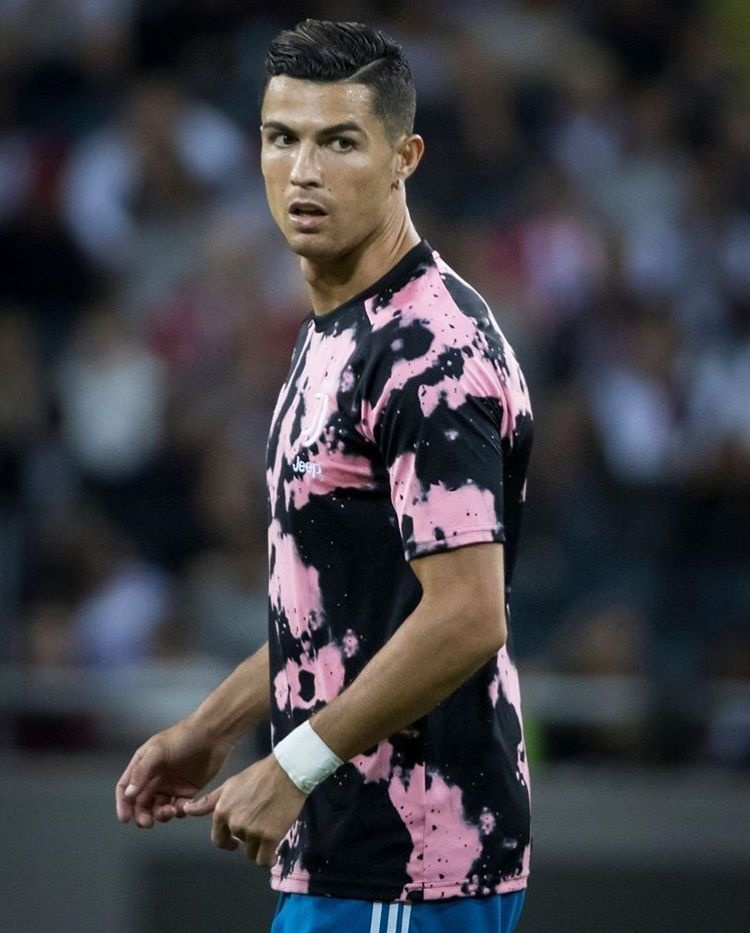
#> input picture test images/test/ronaldo2.jpg, 750 x 933 px
$ jupyter execute --allow-errors Image_classification_ML.ipynb   (shell and % lines are left out)
#> lines starting #> are read from the running program, lines starting #| are printed output that depends on the picture
ML Image classification project to identify seperatly Cristiano Ronaldo and Messi.

[cell 1]
import numpy as np
import cv2
import matplotlib
from matplotlib import pyplot as plt

Image reading

[cell 2]
img2= cv2.imread('./test images/test/ronaldo2.jpg')
#> img2 is the input picture: shape (933, 750, 3); mean B, G, R 68.7, 62.7, 63.6
img2.shape
#> Out = (933, 750, 3)

[cell 3]
img1= cv2.imread('./test images/test/ronaldo1.jpg')
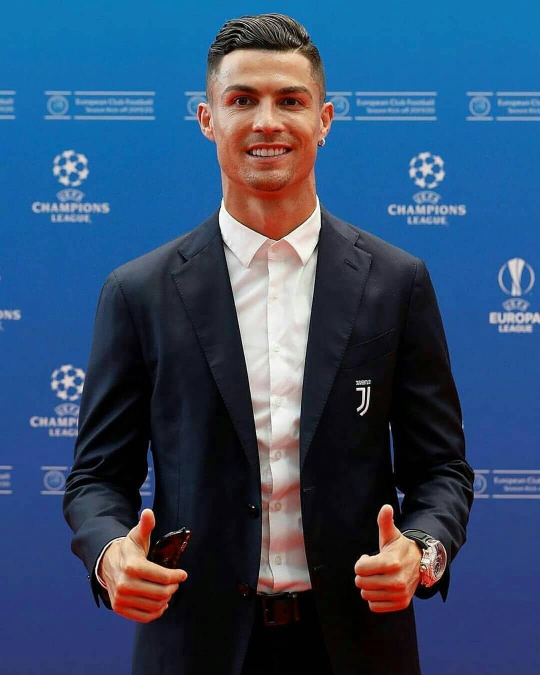
#> input picture test images/test/ronaldo1.jpg, 1080 x 1350 px (shown at 1/2 size)
#> img1 is the input picture: shape (1350, 1080, 3); mean B, G, R 109, 76.9, 51.6
img1.shape
#> Out = (1350, 1080, 3)

[cell 4]
plt.imshow(img1)

[cell 5]
plt.imshow(img2)

Convert to gray

[cell 6]
gray=cv2.cvtColor(img1,cv2.COLOR_BGR2GRAY)
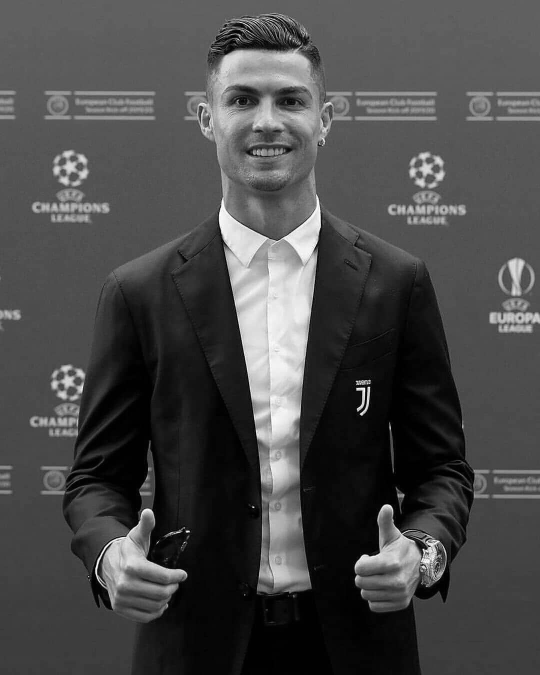
#> gray: shape (1350, 1080) (shown at 1/2 size); min 0, max 255, mean 73
gray.shape
#> Out = (1350, 1080)

[cell 7]
plt.imshow(gray)

[cell 8]
plt.imshow(gray, cmap='gray')

Face Detection

[cell 9]
face_cascade= cv2.CascadeClassifier(cv2.data.haarcascades + "haarcascade_frontalface_default.xml")

eye_cas= cv2.CascadeClassifier(cv2.data.haarcascades + "haarcascade_eye.xml")
faces= face_cascade.detectMultiScale(gray,1.3,5)
#> faces = [[392, 84, 287, 287]]
faces
#> Out = [[392, 84, 287, 287]]

[cell 10]
(x,y,w,h)=faces[0]
#> x = 392; y = 84; w = 287; h = 287
x,y,w,h
#> Out = (392, 84, 287, 287)

[cell 11]
face_img=cv2.rectangle(img1,(x,y),(x+w, y+h),(255,0,0),5)
plt.imshow(face_img)

[cell 12]
resized = cv2.resize(img1, (224,224))

# crop (y1:y2, x1:x2)
crop = img1[0:600, 200:800]
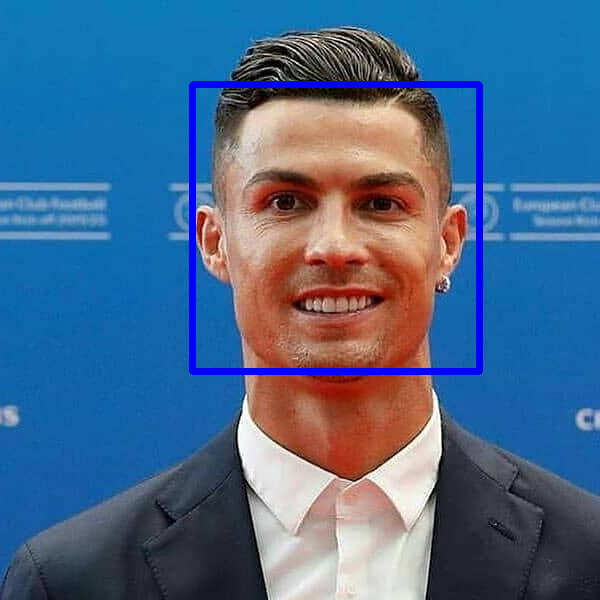
#> crop: shape (600, 600, 3); mean B, G, R 140, 104.7, 73
plt.imshow(crop)

[cell 13]
cv2.destroyAllWindows()
for (x,y,w,h) in faces:
    face_img=cv2.rectangle(img1,(x,y),(x+w, y+h),(255,0,0),5)
    gray_face=gray[y:y+h , x:x+w]
    color_face=face_img[y:y+h , x:x+w]
    eyes= eye_cas.detectMultiScale(gray_face)
    for (ex,ey,ew,eh) in eyes:
        cv2.rectangle(color_face,(ex,ey),(ex+ew , ey+eh), (0,255,0),3)
#> this loop made 1 pass
#> (x, y, w, h, eyes) on pass 1: (392, 84, 287, 287, [[60, 86, 63, 63], [156, 91, 57, 57]])
#> pass 1, `gray_face=gray[y:y+h , x:x+w]`:
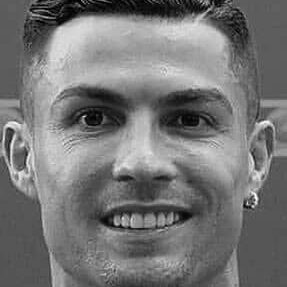
#> gray_face: shape (287, 287); min 0, max 254, mean 117.4
#> after the loop:
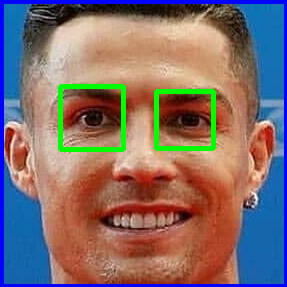
#> color_face: shape (287, 287, 3); mean B, G, R 108.6, 109.6, 128.9
#> after the loop:
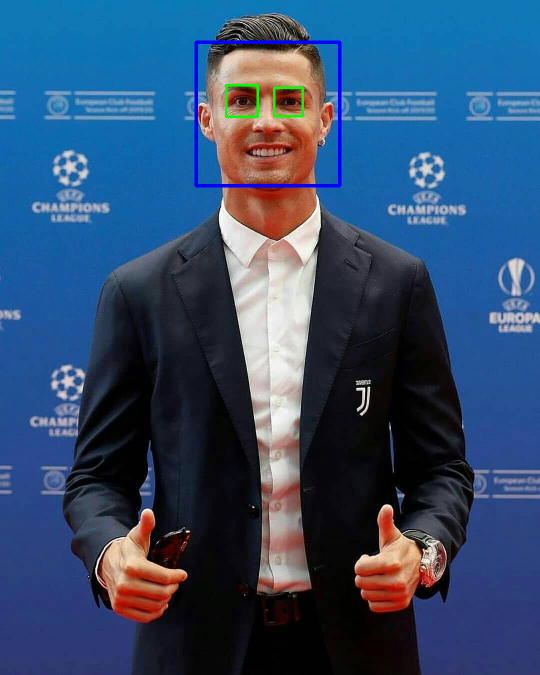
#> img1: shape (1350, 1080, 3) (shown at 1/2 size); mean B, G, R 109.5, 76.6, 51

plt.figure()
plt.imshow(face_img, cmap='gray')
plt.show()

[cell 14]
plt.imshow(color_face, cmap='gray')

How to get cropped image calling funtion

[cell 15]
def get_cropped_image(getimage):
#> called with getimage = './test images/test/ronaldo2.jpg'
    img= cv2.imread(getimage)
    #if img is None:
        #return None

    gray= cv2.cvtColor(img, cv2.COLOR_BGR2GRAY)
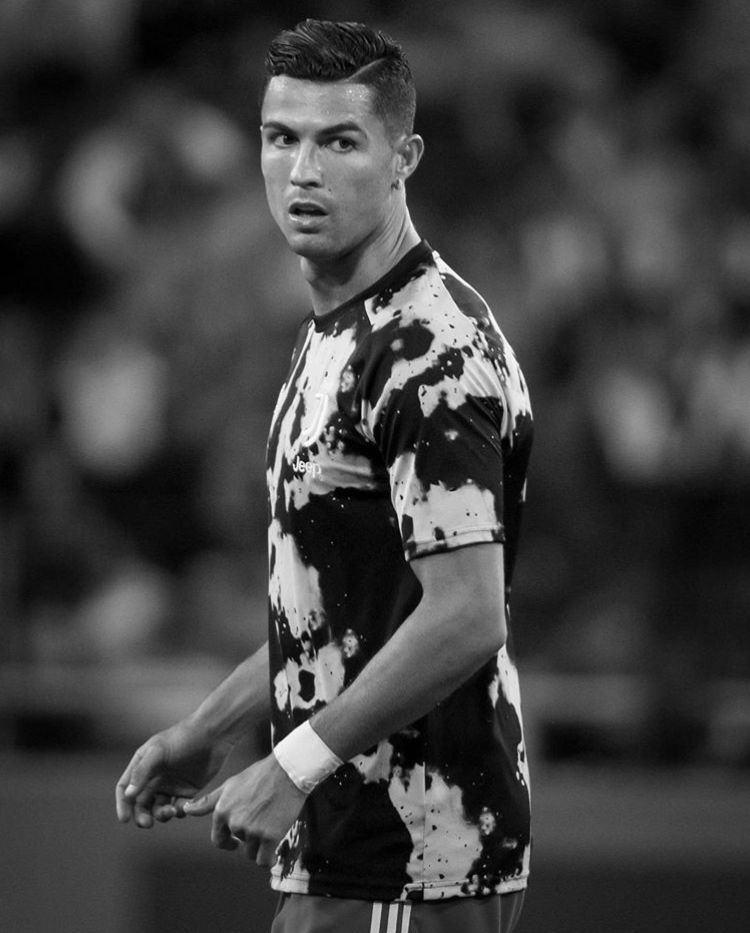
#> gray: shape (933, 750); min 0, max 254, mean 63.7
    faces= face_cascade.detectMultiScale(gray, 1.3,5)
#> faces = [[230, 77, 160, 160]]
    #if len(faces)==0:
        #return None

    for (x,y,w,h) in faces:
        roi_gray=gray[y:y+h , x:x+w]
        roi_color= img[y:y+h, x:x+w]
        eyes=eye_cas.detectMultiScale(roi_gray)
        if len(eyes)>=2:
            return roi_color
#> this loop made 1 pass
#> (x, y, w, h, eyes) on pass 1: (230, 77, 160, 160, [[33, 41, 39, 39], [90, 46, 39, 39]])
#> pass 1, in get_cropped_image, `roi_gray=gray[y:y+h , x:x+w]`:
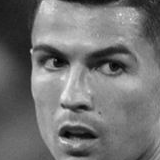
#> roi_gray: shape (160, 160); min 1, max 236, mean 115.3
#> pass 1, in get_cropped_image, `roi_color= img[y:y+h, x:x+w]`:
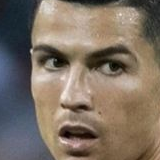
#> roi_color: shape (160, 160, 3); mean B, G, R 99.8, 112.8, 126.1

original_image= cv2.imread('./test images/test/ronaldo2.jpg')
plt.imshow(original_image)

cropped_image = get_cropped_image('./test images/test/ronaldo2.jpg')
plt.imshow(cropped_image)
#> figure, not shown here; B, G, R data is drawn as R, G, B

Then we can get all images to process and then pass all cropped images to another folder.

[cell 16]
current_data="./data/raw_images"
cropped_imgs="./data/cropped images/"

[cell 17]
import os
img_dirs=[]
#> (the rest of this cell did not finish here and is left out)

[cell 18]
import shutil
if os.path.exists(cropped_imgs):
    shutil.rmtree(cropped_imgs)
os.mkdir(cropped_imgs)

[cell 19]
cropped_imgs

[cell 20]
img_dirs

[cell 21]
cropped_imgs_directory = []
players_file_dict = {}

for new_img_dir in img_dirs:
    player_name = os.path.basename(new_img_dir).lower()

    print (player_name)
    players_file_dict[player_name]=[]
    count=1
    for entry in os.scandir(new_img_dir):
        if not entry.is_file():
            continue
        if not entry.name.lower().endswith(('.png','.jpg','.jpeg')):
            continue

        roi_color = get_cropped_image(entry.path)
        if roi_color is not None:
            cropped_folder=os.path.join (cropped_imgs, player_name)
            if not os.path.exists(cropped_folder):
                os.makedirs(cropped_folder)
                cropped_imgs_directory.append(cropped_folder)
                print ("Generated folder with cropped images : ", cropped_folder)
            cropped_file_name = f"{player_name}{count}.png"
            cropped_file_path= os.path.join(cropped_folder, cropped_file_name)
            cv2.imwrite(cropped_file_path , roi_color)
            players_file_dict[player_name].append(cropped_file_path)
            count +=1

FEATURE ENGINEERING

[cell 22]
import pywt
import numpy as np
import cv2

[cell 23]
def w2d(img, mode='haar', level=1):
#> called with mode = 'db1', level = 5
    imarray=img
    imarray=cv2.cvtColor(imarray, cv2.COLOR_RGB2GRAY)
    imarray= np.float32(imarray)
    imarray /=255;

    coeffs=pywt.wavedec2(imarray,mode,level=level)
#> coeffs = 6 items
    coeffs_H = list(coeffs)
#> coeffs_H = 6 items
    coeffs_H [0]*=0;

    imarray_H = pywt.waverec2(coeffs_H, mode);
    imarray_H *=255;
    imarray_H = np.uint8(imarray_H)
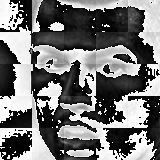
#> imarray_H: shape (160, 160); min 0, max 255, mean 115.8

    return imarray_H

[cell 24]
im_har = w2d(cropped_image, 'db1', 5)
plt.imshow(im_har , cmap='gray')

[cell 25]
players_file_dict

[cell 26]
class_dict ={}
count=0
for player_name in players_file_dict.keys():
    class_dict[player_name]=count
    count=count+1

class_dict
